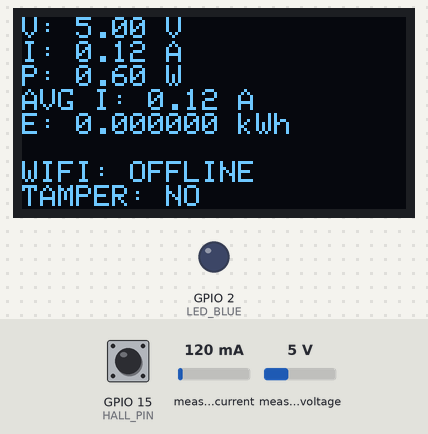
A sketch run on a simulated ESP32. Parts: 128×64 one-colour display, output pins drawn as LEDs (lit = HIGH). The test bench sets the inputs (shaded band); at power-on: GPIO 15 (HALL_PIN) HIGH, measured current 120 mA, measured voltage 5 V. WiFi joins after 1.5 s; servers stay silent unless stated; no MQTT or app messages arrive unless stated; what the sketch prints to the serial monitor is not drawn.

Above: at 1.2 s.
1.3 s: GPIO 15 (HALL_PIN) pulled LOW for 1 s
At 2.11 s:
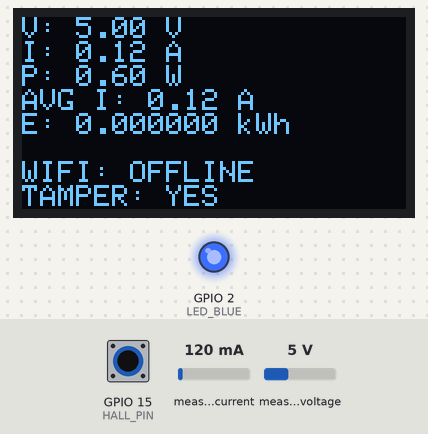
3.8 s: GPIO 15 (HALL_PIN) pulled LOW for 3.2 s
At 8.2 s:
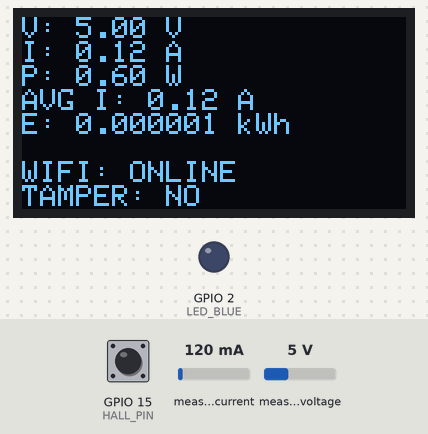
8.5 s: measured current set to 500 mA
At 9.9 s:
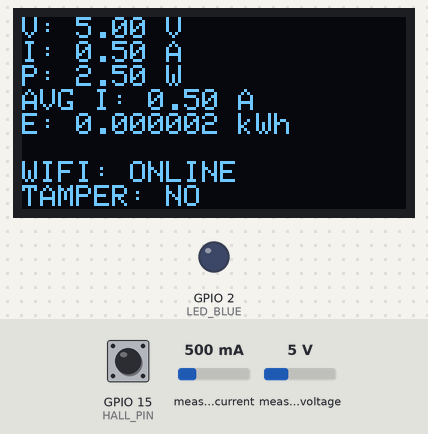
10.5 s: measured voltage set to 0.3 V
At 11.1 s:
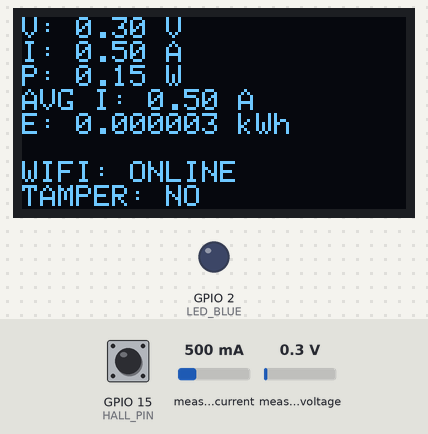
12.0 s: measured voltage set to 3.8 V
At 14.4 s:
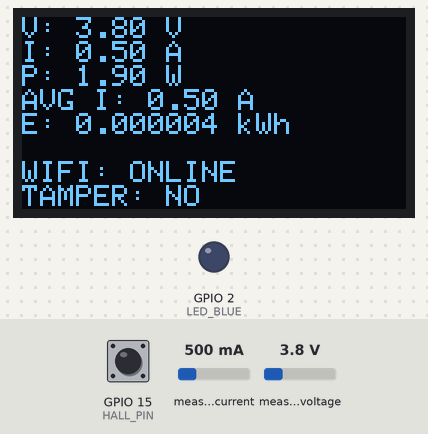
14.7 s: measured current set to 1000 mA
At 15.8 s:
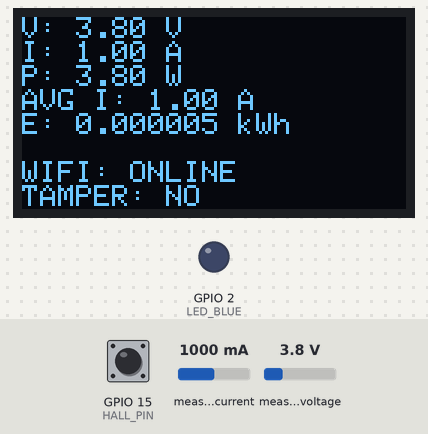
Timing chart, 0 to 17.5 s (numbered marks = the images above; inputs shaded):
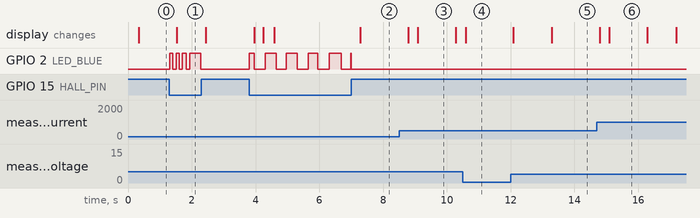

The sketch:

Smart_Tamper_Detection_Arduino_Code.ino
```cpp
#include <Wire.h>
#include <WiFi.h>
#include <WiFiClientSecure.h>
#include <PubSubClient.h>
#include <Adafruit_INA219.h>
#include <Adafruit_SSD1306.h>

/* ================= WIFI ================= */
const char* WIFI_SSID = "Redmi Note 13 5G";
const char* WIFI_PASS = "244466666";

/* ================= MQTT (EMQX) ================= */
const char* MQTT_BROKER = "p11d2100.ala.asia-southeast1.emqxsl.com";
const int   MQTT_PORT   = 8883;
const char* MQTT_USER   = "esp32";
const char* MQTT_PASS   = "Esp32mqtt";

/* ================= PINS ================= */
#define SDA_PIN   21
#define SCL_PIN   22
#define HALL_PIN  15
#define LED_BLUE  2

/* ================= OBJECTS ================= */
WiFiClientSecure secureClient;
PubSubClient mqtt(secureClient);
Adafruit_INA219 ina219;
Adafruit_SSD1306 display(128, 64, &Wire, -1);

/* ================= VARIABLES ================= */
#define AVG_WINDOW 6
float currentBuf[AVG_WINDOW];
int bufIndex = 0;

float energy_kWh = 0.0;
unsigned long lastEnergyMs  = 0;
unsigned long lastDisplayMs = 0;
unsigned long lastPublishMs = 0;
unsigned long lastWifiTryMs = 0;
unsigned long lastMqttTryMs = 0;

/* ================= POLICE LED ================= */
bool tamperActive = false;
bool ledState = false;
bool policePhase = false;
unsigned long ledTimer = 0;

/* ================= HELPERS ================= */
float avgCurrent(float val) {
  currentBuf[bufIndex++] = val;
  if (bufIndex >= AVG_WINDOW) bufIndex = 0;

  float sum = 0;
  for (int i = 0; i < AVG_WINDOW; i++) sum += currentBuf[i];
  return sum / AVG_WINDOW;
}

/* ================= WIFI ================= */
void handleWiFi() {
  if (WiFi.status() == WL_CONNECTED) return;

  if (millis() - lastWifiTryMs > 3000) {
    lastWifiTryMs = millis();
    Serial.println("📶 Connecting WiFi...");
    WiFi.disconnect();
    WiFi.begin(WIFI_SSID, WIFI_PASS);
  }
}

/* ================= MQTT CONNECT CALLBACK ================= */
void onMqttConnect() {
  Serial.println("✅ MQTT CONNECTED");
  mqtt.publish("smartmeter/WIFI", "ONLINE", true);
}

/* ================= MQTT ================= */
void handleMQTT() {
  if (WiFi.status() != WL_CONNECTED) return;
  if (mqtt.connected()) return;

  if (millis() - lastMqttTryMs > 3000) {
    lastMqttTryMs = millis();

    String cid = "ESP32_" + String(ESP.getEfuseMac(), HEX);
    Serial.println("🔄 Trying MQTT connect...");

    if (mqtt.connect(
          cid.c_str(),
          MQTT_USER,
          MQTT_PASS,
          "smartmeter/WIFI",
          1,
          true,
          "OFFLINE")) {

      onMqttConnect();

    } else {
      Serial.print("❌ MQTT FAILED, rc=");
      Serial.println(mqtt.state());
    }
  }
}

/* ================= POLICE BLINK ================= */
void policeBlink() {
  unsigned long now = millis();

  if (!policePhase) {
    if (now - ledTimer >= 100) {
      ledTimer = now;
      ledState = !ledState;
      digitalWrite(LED_BLUE, ledState);
    }
    if (now % 1000 < 50) policePhase = true;
  } else {
    if (now - ledTimer >= 350) {
      ledTimer = now;
      ledState = !ledState;
      digitalWrite(LED_BLUE, ledState);
    }
    if (now % 1000 > 950) policePhase = false;
  }
}

/* ================= SETUP ================= */
void setup() {
  Serial.begin(115200);

  pinMode(HALL_PIN, INPUT_PULLUP);
  pinMode(LED_BLUE, OUTPUT);
  digitalWrite(LED_BLUE, LOW);

  Wire.begin(SDA_PIN, SCL_PIN);

  display.begin(SSD1306_SWITCHCAPVCC, 0x3C);
  display.setTextSize(1);
  display.setTextColor(SSD1306_WHITE);

  ina219.begin();
  ina219.setCalibration_32V_2A();

  for (int i = 0; i < AVG_WINDOW; i++) currentBuf[i] = 0;

  WiFi.mode(WIFI_STA);
  secureClient.setInsecure();

  mqtt.setServer(MQTT_BROKER, MQTT_PORT);
  mqtt.setKeepAlive(5);

  lastEnergyMs = millis();
}

/* ================= LOOP ================= */
void loop() {
  handleWiFi();
  handleMQTT();
  mqtt.loop();

  unsigned long now = millis();

  bool TAMPER = (digitalRead(HALL_PIN) == LOW);
  tamperActive = TAMPER;

  float V = ina219.getBusVoltage_V();
  float I = ina219.getCurrent_mA() / 1000.0;
  float P = V * I;
  float AVG_I = avgCurrent(I);

  if (now - lastEnergyMs >= 1000) {
    energy_kWh += (P / 1000.0) / 3600.0;
    lastEnergyMs = now;
  }

  if (now - lastDisplayMs >= 300) {
    lastDisplayMs = now;

    display.clearDisplay();
    display.setCursor(0, 0);

    display.printf("V: %.2f V\n", V);
    display.printf("I: %.2f A\n", I);
    display.printf("P: %.2f W\n", P);
    display.printf("AVG I: %.2f A\n", AVG_I);
    display.printf("E: %.6f kWh\n", energy_kWh);

    display.println();
    display.print("WIFI: ");
    display.println(WiFi.status() == WL_CONNECTED ? "ONLINE" : "OFFLINE");

    display.print("TAMPER: ");
    display.println(TAMPER ? "YES" : "NO");

    display.display();
  }

  if (tamperActive) {
    policeBlink();
  } else {
    digitalWrite(LED_BLUE, LOW);
  }

  if (now - lastPublishMs >= 1000 && mqtt.connected()) {
    lastPublishMs = now;

    mqtt.publish("smartmeter/V", String(V, 2).c_str());
    mqtt.publish("smartmeter/I", String(I, 3).c_str());
    mqtt.publish("smartmeter/P", String(P, 2).c_str());
    mqtt.publish("smartmeter/AVG_I", String(AVG_I, 3).c_str());
    mqtt.publish("smartmeter/E", String(energy_kWh, 6).c_str());

    mqtt.publish("smartmeter/WIFI",
      WiFi.status() == WL_CONNECTED ? "ONLINE" : "OFFLINE", true);

    mqtt.publish("smartmeter/TAMPER",
      TAMPER ? "YES" : "NO", true);
  }
}
```

Measured:
- after the input at 1.3 s, GPIO 2 (LED_BLUE): goes 3 × (HIGH 0.10 s, LOW 0.10 s), HIGH 0.35 s, then LOW, starting at once; the display: changes after 0.23 s (image 1)
- after the input at 3.8 s, GPIO 2 (LED_BLUE): goes HIGH 0.15 s, 4 × (LOW 0.35 s, HIGH 0.35 s), LOW 0.30 s, HIGH 0.02 s, then LOW, starting at once; the display: first changes after 0.15 s (image 2 shows a later state)
- after the input at 8.5 s, the display: first changes after 0.28 s (image 3 shows a later state)
- after the input at 10.5 s, the display: changes after 0.09 s (image 4)
- after the input at 12.0 s, the display: first changes after 0.09 s (image 5 shows a later state)
